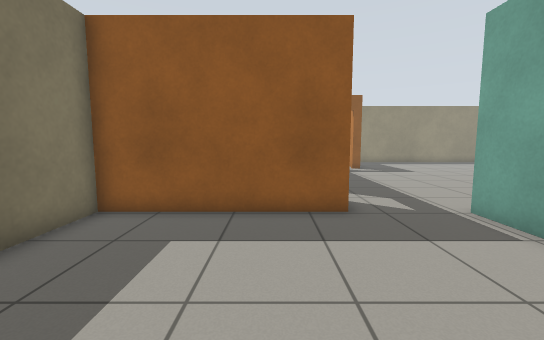
View 1 (above)

24 first-person views from a walk through a world built for the Gazebo simulator. The camera is 0.94 m above the floor, tilts 6° down and sees 90° across. The floor is counted in squares, 0.5 m on a side. Each view is taken from the middle of a square. On the plan, view 1 faces up. The plan holds only what a view shows up to about 15 squares ahead; the rest is blank.

View 2
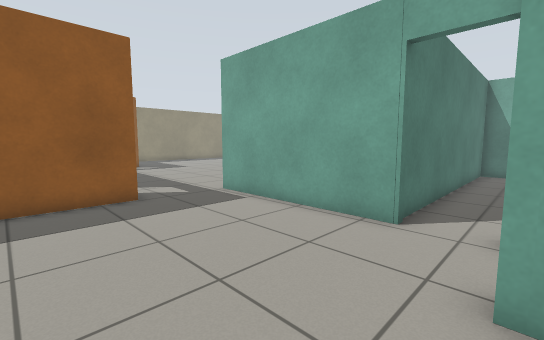

View 3
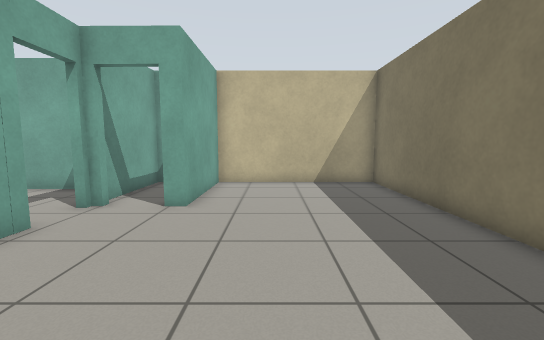

View 4
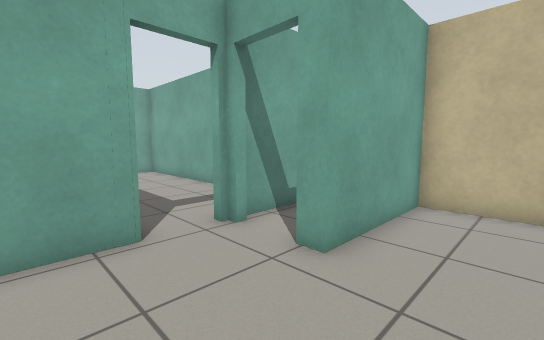

View 5
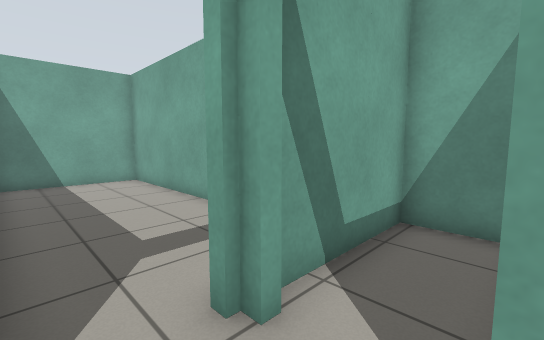

View 6
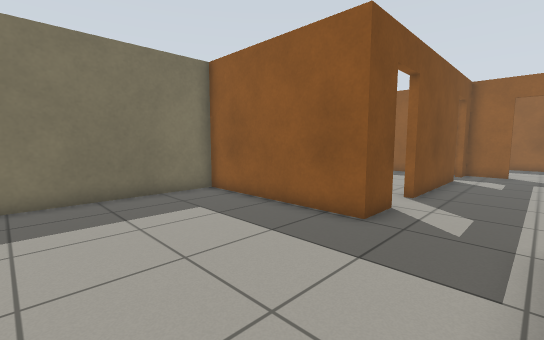

View 7
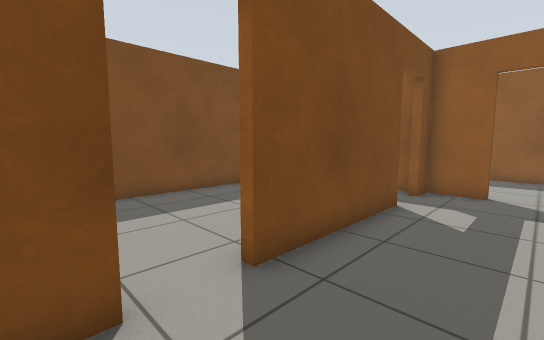

View 8
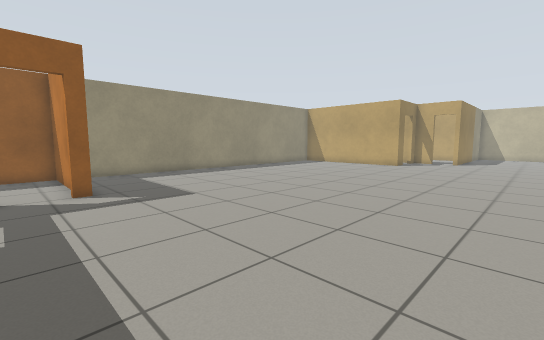

View 9
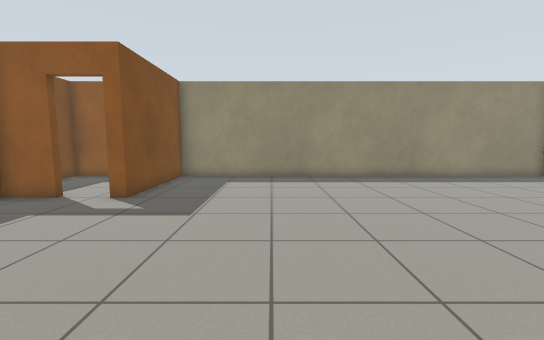

View 10
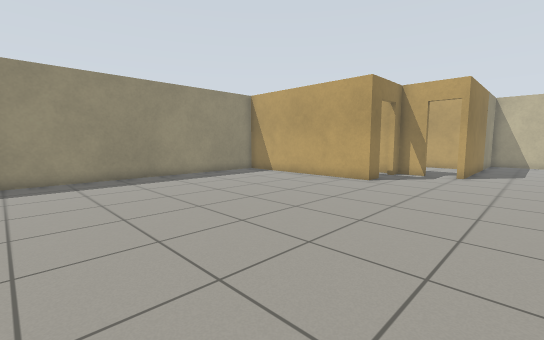

View 11
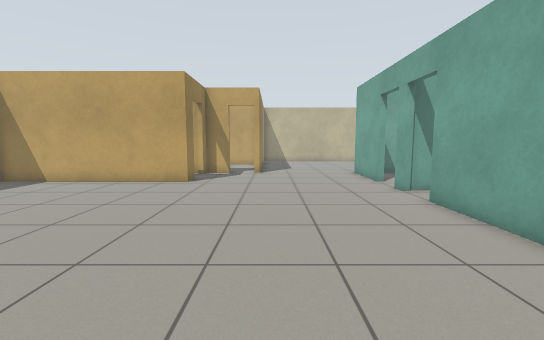

View 12
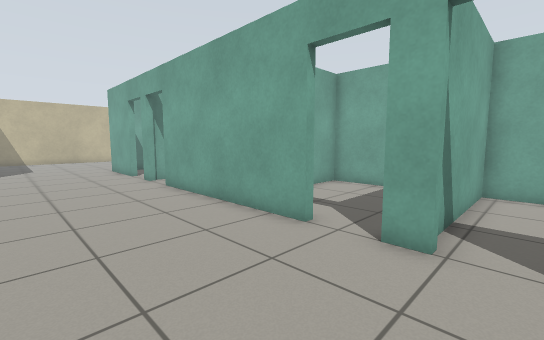

View 13
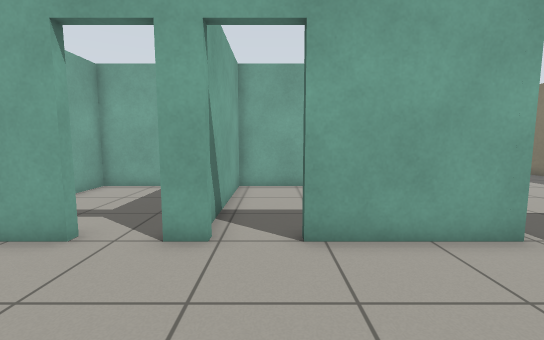

View 14
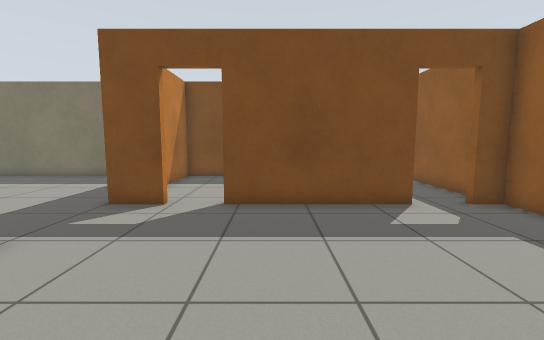

View 15
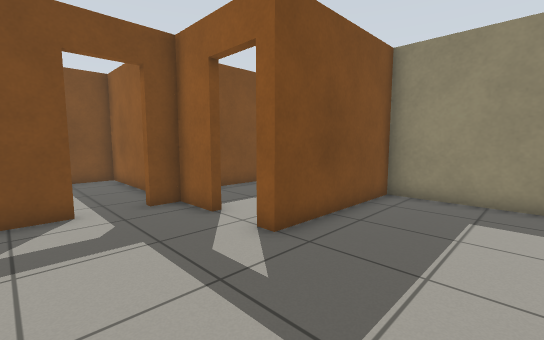

View 16
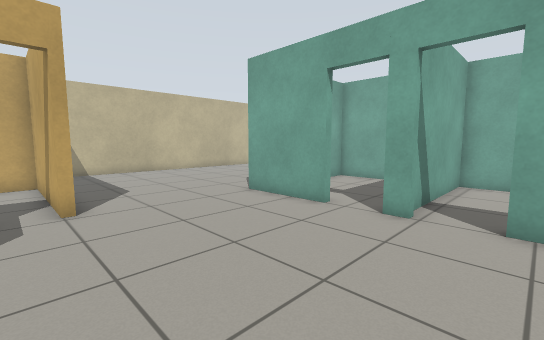

View 17
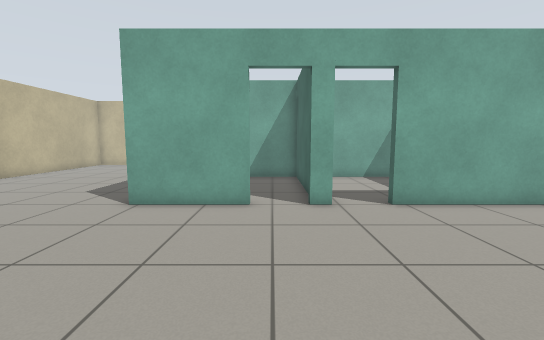

View 18
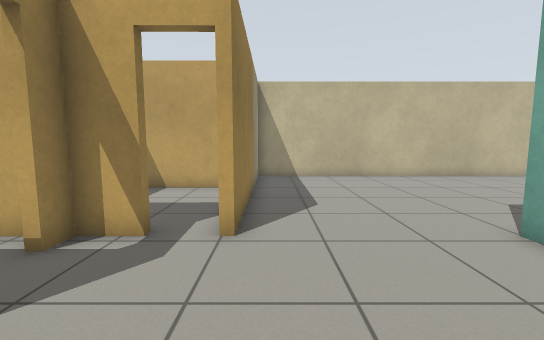

View 19
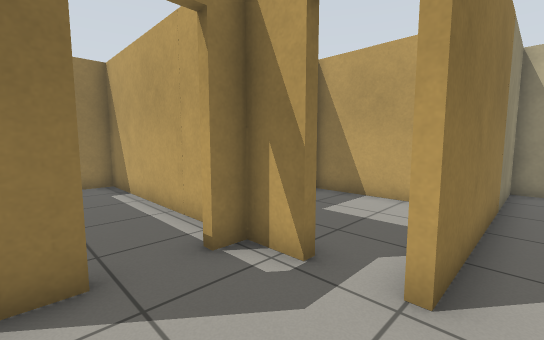

View 20
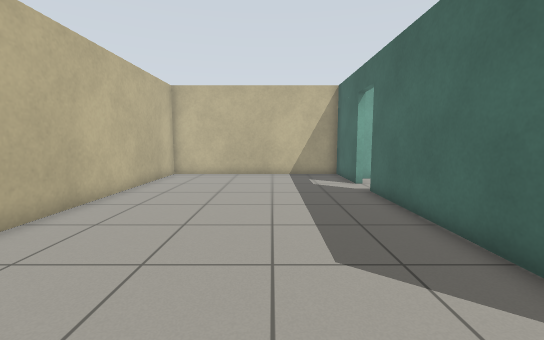

View 21
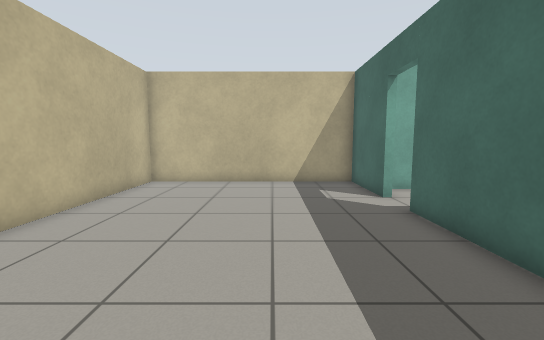

View 22
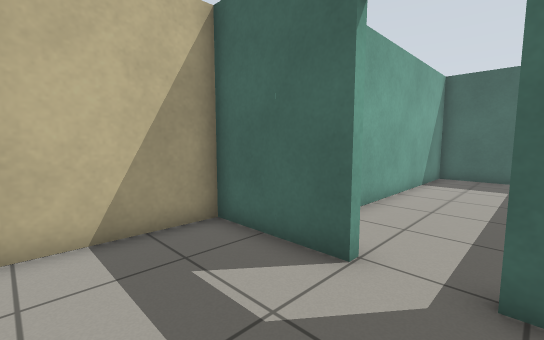

View 23
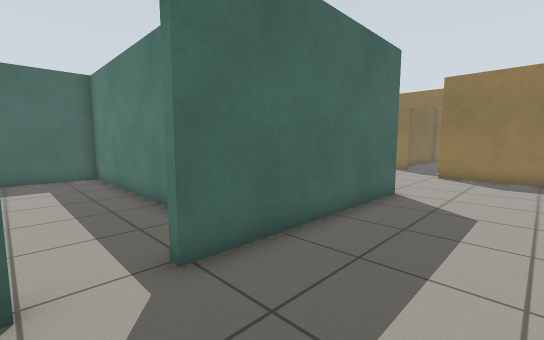

View 24
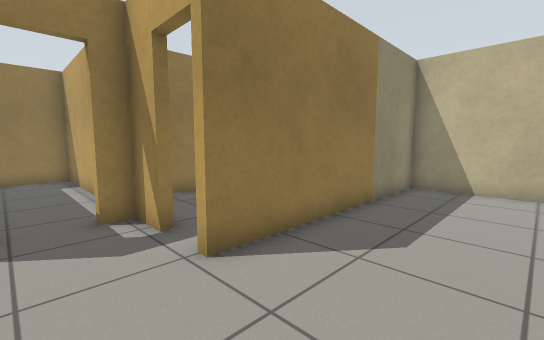

### Floor plan
Ten units are one square. View 1 is at (0, 0); x grows to the right and y downward. Boxes are objects, and circles mark ways between rooms. Rooms are numbered by the first view taken in them; rooms with no view inside come last. Other rooms are left out.
<svg viewBox="-52 -251 444 322">
<path fill="none" stroke="#000" d="M53 -3 53 -70M20 -71 -47 -71 -47 65 25 65 25 18 32 18M138 -70 215 -70M112 -70 121 -70M232 -70 239 -70M39 -189 20 -189 20 -180M268 -159 256 -159 256 -246 62 -246 62 -189 55 -189M53 -70 95 -70M20 -162 20 -106M256 -70 293 -70M293 -145 292 -159M20 -88 20 -71M293 -70 293 12M293 30 293 66 387 66 387 -127 292 -127M16 -189 -47 -189 -47 -74 -16 -74M255 -3 174 -3 174 46 258 46M274 46 285 46M78 46 171 46 171 -3 53 -3M59 -209 59 -246 5 -246 5 -215M186 -6 234 -6 234 -68M237 -55 237 -6 289 -6 289 -16M324 -184 313 -184M292 -130 350 -130 349 -185M146 -6 171 -6 171 -24M86 -6 114 -6 114 -60M292 -168 292 -246 269 -246M34 65 53 65 53 22"/>
<circle cx="40" cy="-70" r="3" fill="#2a7"/>
<circle cx="47" cy="13" r="3" fill="#2a7"/>
<circle cx="290" cy="-100" r="3" fill="#2a7"/>
<circle cx="20" cy="-175" r="3" fill="#2a7"/>
<circle cx="20" cy="-95" r="3" fill="#2a7"/>
<circle cx="45" cy="-190" r="3" fill="#2a7"/>
<circle cx="235" cy="-70" r="3" fill="#2a7"/>
<circle cx="293" cy="-137" r="3" fill="#2a7"/>
<circle cx="115" cy="-70" r="3" fill="#2a7"/>
<circle cx="275" cy="-160" r="3" fill="#2a7"/>
<circle cx="290" cy="25" r="3" fill="#2a7"/>
<text x="0" y="-10">1</text>
<text x="150" y="-150">2</text>
<text x="340" y="-30">3</text>
<text x="-20" y="-130">4</text>
<text x="230" y="20">5</text>
<text x="110" y="20">6</text>
<text x="30" y="-220">7</text>
<text x="200" y="-40">8</text>
<text x="260" y="-40">9</text>
<text x="320" y="-160">10</text>
<text x="140" y="-40">11</text>
<text x="90" y="-40">12</text>
<text x="280" y="-210">13</text>
<text x="40" y="50">14</text>
</svg>
Room 1 opens to room 2. Room 1 opens to room 6. Room 2 opens to room 3. Room 2 opens to room 4. Room 2 opens to room 7. Room 2 opens to room 8. Room 2 opens to room 10. Room 2 opens to room 12. Room 2 opens to room 13. Room 3 opens to room 5.

Where each view was taken, in squares from view 1:
view 1: 0 up, 0 right, facing up
view 2: 2 down, 1 left, facing up-right
view 3: 6 up, 0 right, facing down
view 4: 2 up, 0 right, facing down-right
view 5: 0 up, 3 right, facing down-right
view 6: 1 up, 5 right, facing up-left
view 7: 8 up, 5 right, facing up-left
view 8: 8 up, 4 right, facing up-right
view 9: 10 up, 11 right, facing up
view 10: 10 up, 13 right, facing up-right
view 11: 12 up, 13 right, facing right
view 12: 12 up, 10 right, facing down-right
view 13: 12 up, 10 right, facing down
view 14: 12 up, 10 right, facing left
view 15: 15 up, 10 right, facing up-left
view 16: 14 up, 21 right, facing down-right
view 17: 15 up, 25 right, facing down
view 18: 12 up, 24 right, facing right
view 19: 12 up, 26 right, facing up-right
view 20: 9 up, 33 right, facing down
view 21: 6 up, 33 right, facing down
view 22: 1 down, 33 right, facing down-left
view 23: 3 down, 33 right, facing up-left
view 24: 9 up, 27 right, facing up-right
